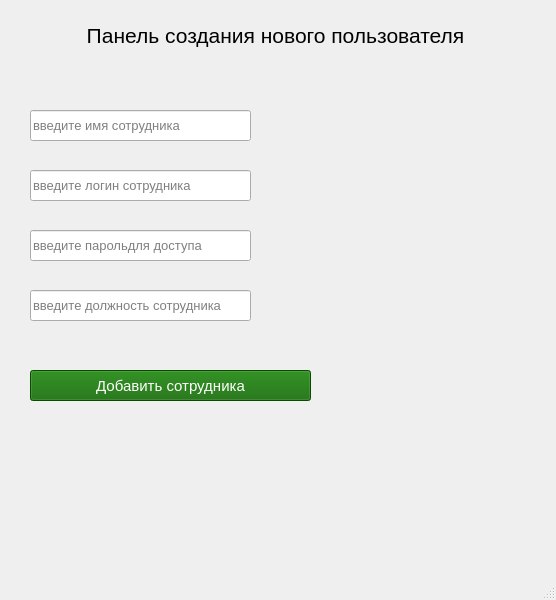
<?xml version="1.0" encoding="UTF-8"?>
<ui version="4.0">
 <class>AddUserWindow</class>
 <widget class="QMainWindow" name="AddUserWindow">
  <property name="geometry">
   <rect>
    <x>0</x>
    <y>0</y>
    <width>556</width>
    <height>600</height>
   </rect>
  </property>
  <property name="windowTitle">
   <string>ДОБАВИТЬ ПОЛЬЗОВАТЕЛЯ</string>
  </property>
  <widget class="QWidget" name="centralwidget">
   <widget class="QLabel" name="labelTitleWindow">
    <property name="geometry">
     <rect>
      <x>10</x>
      <y>20</y>
      <width>531</width>
      <height>31</height>
     </rect>
    </property>
    <property name="font">
     <font>
      <pointsize>16</pointsize>
     </font>
    </property>
    <property name="layoutDirection">
     <enum>Qt::LeftToRight</enum>
    </property>
    <property name="text">
     <string>&lt;html&gt;&lt;head/&gt;&lt;body&gt;&lt;p align=&quot;center&quot;&gt;Панель создания нового пользователя&lt;/p&gt;&lt;/body&gt;&lt;/html&gt;</string>
    </property>
   </widget>
   <widget class="QPushButton" name="pushButton_7">
    <property name="geometry">
     <rect>
      <x>30</x>
      <y>370</y>
      <width>281</width>
      <height>31</height>
     </rect>
    </property>
    <property name="font">
     <font>
      <pointsize>11</pointsize>
     </font>
    </property>
    <property name="styleSheet">
     <string notr="true">background-color: rgb(13, 103, 0);
color: rgb(255, 255, 255);</string>
    </property>
    <property name="text">
     <string>Добавить сотрудника</string>
    </property>
   </widget>
   <widget class="QLineEdit" name="lineEdit">
    <property name="geometry">
     <rect>
      <x>30</x>
      <y>110</y>
      <width>221</width>
      <height>31</height>
     </rect>
    </property>
    <property name="font">
     <font>
      <pointsize>10</pointsize>
     </font>
    </property>
    <property name="placeholderText">
     <string>введите имя сотрудника</string>
    </property>
   </widget>
   <widget class="QLineEdit" name="lineEdit_2">
    <property name="geometry">
     <rect>
      <x>30</x>
      <y>170</y>
      <width>221</width>
      <height>31</height>
     </rect>
    </property>
    <property name="font">
     <font>
      <pointsize>10</pointsize>
     </font>
    </property>
    <property name="placeholderText">
     <string>введите логин сотрудника</string>
    </property>
   </widget>
   <widget class="QLineEdit" name="lineEdit_3">
    <property name="geometry">
     <rect>
      <x>30</x>
      <y>290</y>
      <width>221</width>
      <height>31</height>
     </rect>
    </property>
    <property name="font">
     <font>
      <pointsize>10</pointsize>
     </font>
    </property>
    <property name="placeholderText">
     <string>введите должность сотрудника</string>
    </property>
   </widget>
   <widget class="QLineEdit" name="lineEdit_5">
    <property name="geometry">
     <rect>
      <x>30</x>
      <y>230</y>
      <width>221</width>
      <height>31</height>
     </rect>
    </property>
    <property name="font">
     <font>
      <pointsize>10</pointsize>
     </font>
    </property>
    <property name="placeholderText">
     <string>введите парольдля доступа</string>
    </property>
   </widget>
  </widget>
  <widget class="QMenuBar" name="menubar">
   <property name="geometry">
    <rect>
     <x>0</x>
     <y>0</y>
     <width>556</width>
     <height>23</height>
    </rect>
   </property>
  </widget>
  <widget class="QStatusBar" name="statusbar"/>
 </widget>
 <resources/>
 <connections/>
</ui>
